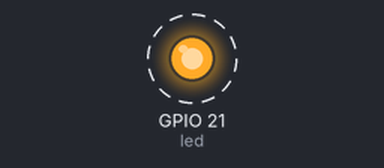
A program run on a simulated Raspberry Pi (BCM pin numbers). Parts: output pins drawn as LEDs (lit = HIGH). Dashed ring = blinking. What the program prints to the terminal is not drawn. At 20.0 s the program stops and its outputs stay as they are.

Above: at 0.5 s.
Timing chart, 0 to 4.6 s (numbered marks = the images above):
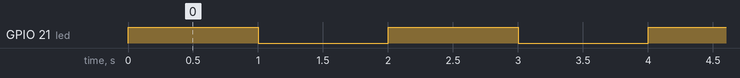

The program:

led_blink.py
```python
#硬件：RaspiberryPi 4B
#连接方式：BCM21 (board:pin40) ---  连接led一端
#         GND OV (board:pin39) ---  连接led另一端
#内容：运行程序，小灯循环闪烁10次

from gpiozero import LED #导入 gpiozero库的LED

#BCM编码
led = LED(21)
led.blink(1,1,10,False)
print("End")
```

Measured:
- by itself, GPIO 21 (led): alternates HIGH for 1.0 s and LOW for 1.0 s, 20 changes in all, then stays LOW
